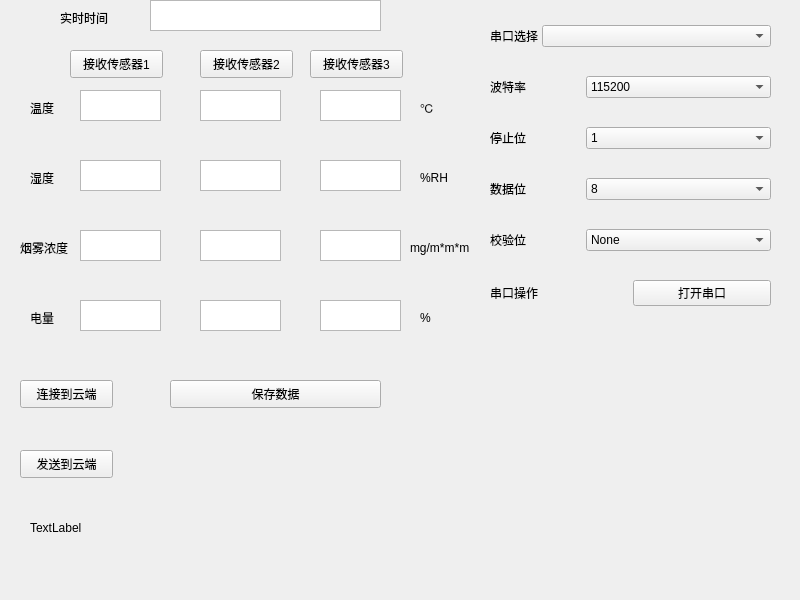
<?xml version="1.0" encoding="UTF-8"?>
<ui version="4.0">
 <class>Widget</class>
 <widget class="QWidget" name="Widget">
  <property name="geometry">
   <rect>
    <x>0</x>
    <y>0</y>
    <width>800</width>
    <height>600</height>
   </rect>
  </property>
  <property name="windowTitle">
   <string>Widget</string>
  </property>
  <widget class="QLabel" name="label_9">
   <property name="geometry">
    <rect>
     <x>60</x>
     <y>10</y>
     <width>72</width>
     <height>15</height>
    </rect>
   </property>
   <property name="text">
    <string>实时时间</string>
   </property>
  </widget>
  <widget class="QLabel" name="label_7">
   <property name="geometry">
    <rect>
     <x>30</x>
     <y>100</y>
     <width>31</width>
     <height>16</height>
    </rect>
   </property>
   <property name="text">
    <string>温度</string>
   </property>
  </widget>
  <widget class="QWidget" name="layoutWidget">
   <property name="geometry">
    <rect>
     <x>490</x>
     <y>0</y>
     <width>281</width>
     <height>331</height>
    </rect>
   </property>
   <layout class="QHBoxLayout" name="horizontalLayout_8" stretch="2">
    <property name="spacing">
     <number>4</number>
    </property>
    <item>
     <layout class="QVBoxLayout" name="verticalLayout">
      <item>
       <layout class="QHBoxLayout" name="horizontalLayout" stretch="0,2">
        <item>
         <widget class="QLabel" name="label">
          <property name="text">
           <string>串口选择</string>
          </property>
         </widget>
        </item>
        <item>
         <widget class="QComboBox" name="comboBox"/>
        </item>
       </layout>
      </item>
      <item>
       <layout class="QHBoxLayout" name="horizontalLayout_2" stretch="1,2">
        <item>
         <widget class="QLabel" name="label_2">
          <property name="text">
           <string>波特率</string>
          </property>
         </widget>
        </item>
        <item>
         <widget class="QComboBox" name="comboBox_2">
          <item>
           <property name="text">
            <string>115200</string>
           </property>
          </item>
          <item>
           <property name="text">
            <string>9600</string>
           </property>
          </item>
          <item>
           <property name="text">
            <string>19200</string>
           </property>
          </item>
          <item>
           <property name="text">
            <string>38400</string>
           </property>
          </item>
          <item>
           <property name="text">
            <string>57600</string>
           </property>
          </item>
         </widget>
        </item>
       </layout>
      </item>
      <item>
       <layout class="QHBoxLayout" name="horizontalLayout_3" stretch="1,2">
        <item>
         <widget class="QLabel" name="label_3">
          <property name="text">
           <string>停止位</string>
          </property>
         </widget>
        </item>
        <item>
         <widget class="QComboBox" name="comboBox_3">
          <item>
           <property name="text">
            <string>1</string>
           </property>
          </item>
          <item>
           <property name="text">
            <string>2</string>
           </property>
          </item>
         </widget>
        </item>
       </layout>
      </item>
      <item>
       <layout class="QHBoxLayout" name="horizontalLayout_4" stretch="1,2">
        <item>
         <widget class="QLabel" name="label_4">
          <property name="text">
           <string>数据位</string>
          </property>
         </widget>
        </item>
        <item>
         <widget class="QComboBox" name="comboBox_4">
          <item>
           <property name="text">
            <string>8</string>
           </property>
          </item>
          <item>
           <property name="text">
            <string>7</string>
           </property>
          </item>
          <item>
           <property name="text">
            <string>5</string>
           </property>
          </item>
          <item>
           <property name="text">
            <string>6</string>
           </property>
          </item>
         </widget>
        </item>
       </layout>
      </item>
      <item>
       <layout class="QHBoxLayout" name="horizontalLayout_5" stretch="1,2">
        <item>
         <widget class="QLabel" name="label_5">
          <property name="text">
           <string>校验位</string>
          </property>
         </widget>
        </item>
        <item>
         <widget class="QComboBox" name="comboBox_5">
          <item>
           <property name="text">
            <string>None</string>
           </property>
          </item>
          <item>
           <property name="text">
            <string>Even</string>
           </property>
          </item>
          <item>
           <property name="text">
            <string>Odd</string>
           </property>
          </item>
          <item>
           <property name="text">
            <string>Space</string>
           </property>
          </item>
          <item>
           <property name="text">
            <string>Mark</string>
           </property>
          </item>
         </widget>
        </item>
       </layout>
      </item>
      <item>
       <layout class="QHBoxLayout" name="horizontalLayout_6" stretch="0,0">
        <item>
         <widget class="QLabel" name="label_6">
          <property name="text">
           <string>串口操作</string>
          </property>
         </widget>
        </item>
        <item>
         <widget class="QPushButton" name="pushButton">
          <property name="text">
           <string>打开串口</string>
          </property>
          <property name="checkable">
           <bool>true</bool>
          </property>
         </widget>
        </item>
       </layout>
      </item>
     </layout>
    </item>
   </layout>
  </widget>
  <widget class="QLabel" name="label_10">
   <property name="geometry">
    <rect>
     <x>420</x>
     <y>100</y>
     <width>21</width>
     <height>16</height>
    </rect>
   </property>
   <property name="text">
    <string>℃</string>
   </property>
  </widget>
  <widget class="QLabel" name="label_8">
   <property name="geometry">
    <rect>
     <x>30</x>
     <y>170</y>
     <width>31</width>
     <height>16</height>
    </rect>
   </property>
   <property name="text">
    <string>湿度</string>
   </property>
  </widget>
  <widget class="QTextBrowser" name="textBrowser">
   <property name="geometry">
    <rect>
     <x>80</x>
     <y>90</y>
     <width>81</width>
     <height>31</height>
    </rect>
   </property>
  </widget>
  <widget class="QPushButton" name="pushButton_2">
   <property name="geometry">
    <rect>
     <x>170</x>
     <y>380</y>
     <width>211</width>
     <height>28</height>
    </rect>
   </property>
   <property name="text">
    <string>保存数据</string>
   </property>
  </widget>
  <widget class="QTextBrowser" name="textBrowser_2">
   <property name="geometry">
    <rect>
     <x>80</x>
     <y>160</y>
     <width>81</width>
     <height>31</height>
    </rect>
   </property>
  </widget>
  <widget class="QLabel" name="label_12">
   <property name="geometry">
    <rect>
     <x>420</x>
     <y>170</y>
     <width>31</width>
     <height>16</height>
    </rect>
   </property>
   <property name="text">
    <string>%RH</string>
   </property>
  </widget>
  <widget class="QTextBrowser" name="textBrowser_3">
   <property name="geometry">
    <rect>
     <x>150</x>
     <y>0</y>
     <width>231</width>
     <height>31</height>
    </rect>
   </property>
  </widget>
  <widget class="QTextBrowser" name="textBrowser_4">
   <property name="geometry">
    <rect>
     <x>80</x>
     <y>300</y>
     <width>81</width>
     <height>31</height>
    </rect>
   </property>
  </widget>
  <widget class="QLabel" name="label_11">
   <property name="geometry">
    <rect>
     <x>30</x>
     <y>520</y>
     <width>72</width>
     <height>15</height>
    </rect>
   </property>
   <property name="text">
    <string>TextLabel</string>
   </property>
  </widget>
  <widget class="QPushButton" name="pushButton_3">
   <property name="geometry">
    <rect>
     <x>20</x>
     <y>380</y>
     <width>93</width>
     <height>28</height>
    </rect>
   </property>
   <property name="text">
    <string>连接到云端</string>
   </property>
  </widget>
  <widget class="QPushButton" name="pushButton_4">
   <property name="geometry">
    <rect>
     <x>20</x>
     <y>450</y>
     <width>93</width>
     <height>28</height>
    </rect>
   </property>
   <property name="text">
    <string>发送到云端</string>
   </property>
  </widget>
  <widget class="QTextBrowser" name="textBrowser_5">
   <property name="geometry">
    <rect>
     <x>200</x>
     <y>90</y>
     <width>81</width>
     <height>31</height>
    </rect>
   </property>
  </widget>
  <widget class="QTextBrowser" name="textBrowser_6">
   <property name="geometry">
    <rect>
     <x>80</x>
     <y>230</y>
     <width>81</width>
     <height>31</height>
    </rect>
   </property>
  </widget>
  <widget class="QLabel" name="label_13">
   <property name="geometry">
    <rect>
     <x>20</x>
     <y>240</y>
     <width>61</width>
     <height>16</height>
    </rect>
   </property>
   <property name="text">
    <string>烟雾浓度</string>
   </property>
  </widget>
  <widget class="QLabel" name="label_14">
   <property name="geometry">
    <rect>
     <x>30</x>
     <y>310</y>
     <width>31</width>
     <height>16</height>
    </rect>
   </property>
   <property name="text">
    <string>电量</string>
   </property>
  </widget>
  <widget class="QTextBrowser" name="textBrowser_7">
   <property name="geometry">
    <rect>
     <x>200</x>
     <y>160</y>
     <width>81</width>
     <height>31</height>
    </rect>
   </property>
  </widget>
  <widget class="QTextBrowser" name="textBrowser_8">
   <property name="geometry">
    <rect>
     <x>200</x>
     <y>230</y>
     <width>81</width>
     <height>31</height>
    </rect>
   </property>
  </widget>
  <widget class="QTextBrowser" name="textBrowser_9">
   <property name="geometry">
    <rect>
     <x>200</x>
     <y>300</y>
     <width>81</width>
     <height>31</height>
    </rect>
   </property>
  </widget>
  <widget class="QTextBrowser" name="textBrowser_10">
   <property name="geometry">
    <rect>
     <x>320</x>
     <y>90</y>
     <width>81</width>
     <height>31</height>
    </rect>
   </property>
  </widget>
  <widget class="QTextBrowser" name="textBrowser_11">
   <property name="geometry">
    <rect>
     <x>320</x>
     <y>160</y>
     <width>81</width>
     <height>31</height>
    </rect>
   </property>
  </widget>
  <widget class="QTextBrowser" name="textBrowser_12">
   <property name="geometry">
    <rect>
     <x>320</x>
     <y>230</y>
     <width>81</width>
     <height>31</height>
    </rect>
   </property>
  </widget>
  <widget class="QTextBrowser" name="textBrowser_13">
   <property name="geometry">
    <rect>
     <x>320</x>
     <y>300</y>
     <width>81</width>
     <height>31</height>
    </rect>
   </property>
  </widget>
  <widget class="QLabel" name="label_15">
   <property name="geometry">
    <rect>
     <x>420</x>
     <y>310</y>
     <width>41</width>
     <height>16</height>
    </rect>
   </property>
   <property name="text">
    <string>%</string>
   </property>
  </widget>
  <widget class="QLabel" name="label_16">
   <property name="geometry">
    <rect>
     <x>410</x>
     <y>240</y>
     <width>72</width>
     <height>15</height>
    </rect>
   </property>
   <property name="text">
    <string>mg/m*m*m</string>
   </property>
  </widget>
  <widget class="QPushButton" name="pushButton_5">
   <property name="geometry">
    <rect>
     <x>200</x>
     <y>50</y>
     <width>93</width>
     <height>28</height>
    </rect>
   </property>
   <property name="text">
    <string>接收传感器2</string>
   </property>
  </widget>
  <widget class="QPushButton" name="pushButton_6">
   <property name="geometry">
    <rect>
     <x>310</x>
     <y>50</y>
     <width>93</width>
     <height>28</height>
    </rect>
   </property>
   <property name="text">
    <string>接收传感器3</string>
   </property>
  </widget>
  <widget class="QPushButton" name="pushButton_7">
   <property name="geometry">
    <rect>
     <x>70</x>
     <y>50</y>
     <width>93</width>
     <height>28</height>
    </rect>
   </property>
   <property name="text">
    <string>接收传感器1</string>
   </property>
  </widget>
 </widget>
 <resources/>
 <connections/>
</ui>
